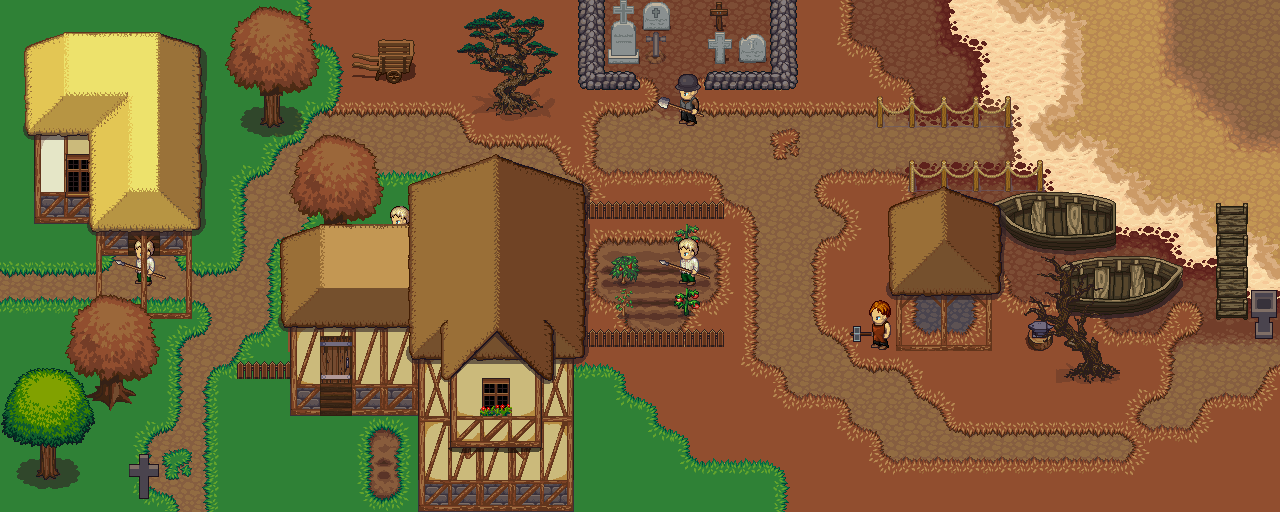

Rendered tile map (Tiled .tmx) drawn with the repository's tilesets; below, a short description and the map source with its tile grids summarised:
An orthogonal 40x16 tile map with 32x32 px tiles, 13 tile layers (Base, Roads, Edge, Shadow, ...), 8 tilesets.

<map version="1.2" tiledversion="1.2.4" orientation="orthogonal" renderorder="right-down" width="40" height="16" tilewidth="32" tileheight="32" infinite="0" nextlayerid="57" nextobjectid="7">
 <properties>
  <property name="music" value="Fishing_village.mp3" />
 </properties>
 <tileset firstgid="1" source="../tilesets/terrain_atlas.tsx" />
 <tileset firstgid="1025" source="../tilesets/terrain-v7.tsx" />
 <tileset firstgid="3073" source="../tilesets/cottage_and_roof.tsx" />
 <tileset firstgid="3585" source="../tilesets/windows_and_doors.tsx" />
 <tileset firstgid="4097" source="../tilesets/beach-desert.tsx" />
 <tileset firstgid="5121" source="../tilesets/fence_medieval.tsx" />
 <tileset firstgid="5633" source="../tilesets/decorations-medieval.tsx" />
 <tileset firstgid="6705" source="../tilesets/units.tsx" />
 <layer id="29" name="Base" width="40" height="16">
  <properties>
   <property name="minimap" type="bool" value="true" />
  </properties>
  <data>[640 cells, 630 non-empty, 20 distinct tile ids]</data>
 </layer>
 <layer id="30" name="Roads" width="40" height="16">
  <properties>
   <property name="minimap" type="bool" value="true" />
   <property name="movecost" type="float" value="0.5" />
  </properties>
  <data>[640 cells, 180 non-empty, 9 distinct tile ids]</data>
 </layer>
 <layer id="52" name="Edge" width="40" height="16">
  <data>[640 cells, 242 non-empty, 51 distinct tile ids]</data>
 </layer>
 <layer id="31" name="Shadow" width="40" height="16">
  <data>[640 cells, 21 non-empty, 14 distinct tile ids]</data>
 </layer>
 <layer id="32" name="ObstaclesLow" width="40" height="16">
  <properties>
   <property name="minimap" type="bool" value="true" />
   <property name="nowalk" type="bool" value="true" />
  </properties>
  <data>[640 cells, 80 non-empty, 52 distinct tile ids]</data>
 </layer>
 <layer id="33" name="ObstaclesHigh" width="40" height="16">
  <properties>
   <property name="minimap" type="bool" value="true" />
   <property name="noshoot" type="bool" value="true" />
   <property name="nowalk" type="bool" value="true" />
  </properties>
  <data>[640 cells, 98 non-empty, 41 distinct tile ids]</data>
 </layer>
 <layer id="55" name="ObstaclesHigh2" width="40" height="16">
  <properties>
   <property name="noshoot" type="bool" value="true" />
   <property name="nowalk" type="bool" value="true" />
  </properties>
  <data>[640 cells, 23 non-empty, 22 distinct tile ids]</data>
 </layer>
 <layer id="34" name="SpawnUndead" width="40" height="16">
  <properties>
   <property name="fraction" value="Undead" />
  </properties>
  <data>[640 cells, 2 non-empty, 2 distinct tile ids]</data>
 </layer>
 <layer id="35" name="SpawnHumans" width="40" height="16">
  <properties>
   <property name="fraction" value="Human" />
  </properties>
  <data>[640 cells, 5 non-empty, 3 distinct tile ids]</data>
 </layer>
 <layer id="36" name="Units" width="40" height="16">
  <data>[640 cells, 0 non-empty, 0 distinct tile ids]</data>
 </layer>
 <layer id="37" name="Effects" width="40" height="16">
  <data>[640 cells, 0 non-empty, 0 distinct tile ids]</data>
 </layer>
 <layer id="56" name="Rooftops" width="40" height="16">
  <data>[640 cells, 108 non-empty, 69 distinct tile ids]</data>
 </layer>
 <layer id="53" name="Rooftops2" width="40" height="16">
  <data>[640 cells, 112 non-empty, 77 distinct tile ids]</data>
 </layer>
</map>
